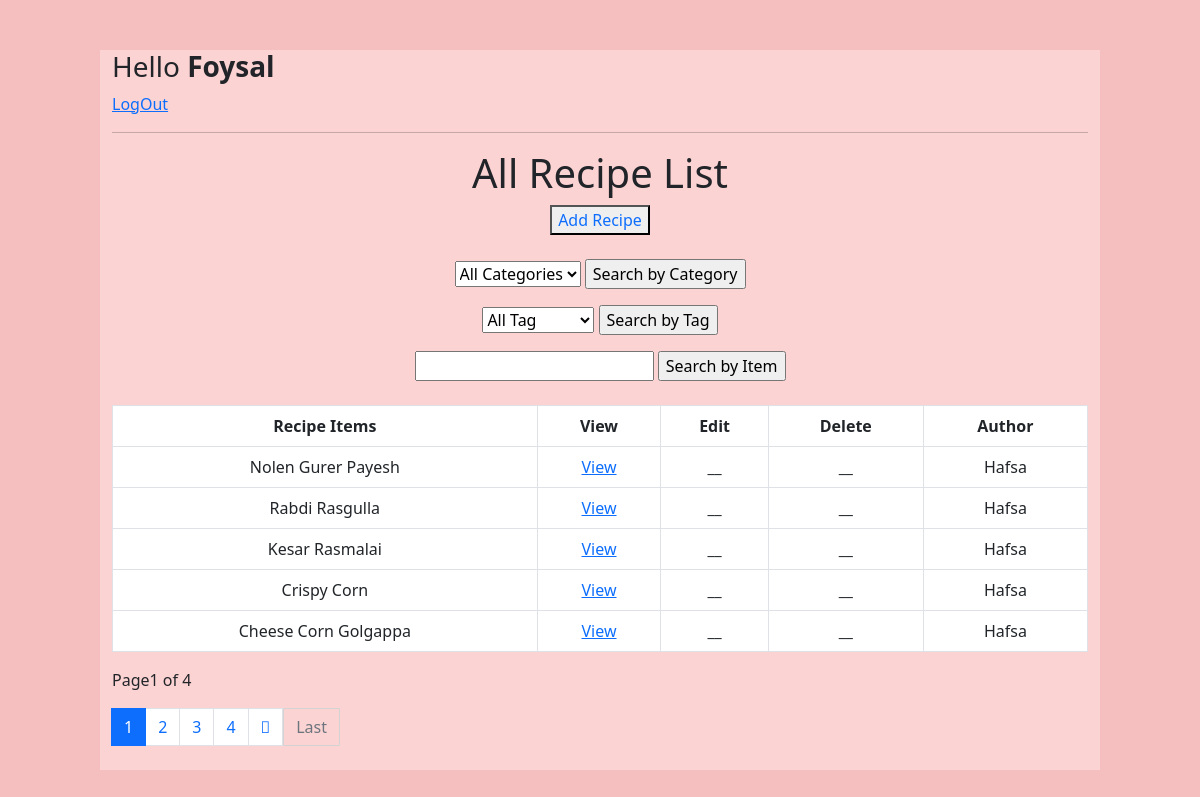
Screenshot of / (signed in) with the database file from the repository.
### DjangoRecipeApp/models.py (models this page shows, shortened)
class RecipeDetails(models.Model):
    user = models.ForeignKey(User, on_delete=models.CASCADE,default=None)
    title = models.CharField(max_length=200)
    category = models.ManyToManyField(Category_Tag)
    description = models.TextField(null=True, blank=True)
    ingredientList = models.TextField(default='Item1')
    introduction = models.TextField(default='Take a bowl.')
    image = models.ImageField(upload_to='images/',null=True,blank=True)
    video = models.FileField(upload_to='videos/', null=True, verbose_name="Video",blank=True)
    createdTime = models.DateTimeField(auto_now_add=True)
    tags = TaggableManager(blank=True)
    class Meta:
        ordering = ['createdTime']

### DjangoRecipeApp/views.py (the view)
# urls.py: path('', Recipe_List.as_view(), name='Recipe_List'),
class Recipe_List(LoginRequiredMixin, ListView):
    model = RecipeDetails
    context_object_name = "Recipes"
    paginate_by = 5
    def get_queryset(self):
        queryset = super().get_queryset()
        search_input = self.request.GET.get('search-area') or ''
        search_category = self.request.GET.get('search-category') or ''
        search_tag = self.request.GET.get('search-tag') or ''
        if search_input:
            queryset = queryset.filter(title__icontains=search_input)
        if search_category:
            queryset = queryset.filter(category__name=search_category)
        if search_tag:
            queryset = queryset.filter(tags__name=search_tag)
        return queryset
    def get_context_data(self, *, object_list=None, **kwargs):
        context = super().get_context_data(**kwargs)
        context['categories'] = Category_Tag.objects.all()
        context['tags'] = Tag.objects.all()
        context['search_input'] = self.request.GET.get('search-area') or ''
        context['search_category'] = self.request.GET.get('search-category') or ''
        context['search_tag'] = self.request.GET.get('search-tag') or ''
        return context

### DjangoRecipeApp/templates/DjangoRecipeApp/recipedetails_list.html (shortened to what this page needs)
<!DOCTYPE html>
<html lang="en">
<head>
</head>
<body>
    {% extends 'DjangoRecipeApp/main.html' %}
    {% block content %}
    <div class="header-bar">
        {% if request.user.is_authenticated %}
        <h3>Hello <strong>{{request.user}}</strong></h3>
        <a href="{% url 'user-logout' %}">LogOut</a>
        {% else %}
             <a href="{% url 'user-login' %}">LogIn</a>
        {%endif%}
    </div>
    <hr>
    <div  style="text-align: center">
        <h1  >All Recipe List</h1>
        <button><a href="{% url 'recipe-create'%}" style="text-decoration: none">Add Recipe</a>
        </button> <br><br>
        <form method="get" >
            <p>
                <select name="search-category">
                    <option value="">All Categories</option>
                </select>
            <input type="submit" value="Search by Category">
            </p>
            <p>
                <select name="search-tag">
                    <option value="">All Tag</option>
                </select>
            <input type="submit" value="Search by Tag">
            </p>
            <input type="text" name="search-area" value="{{search_input}}">
            <input type="submit" value="Search by Item">
        </form>
    </div>
    <br>
     {% if Recipes %}
    <table class="table table-bordered text-center ">
        <tr>
            <th>Recipe Items</th>
            <th>View</th>
            <th>Edit</th>
            <th>Delete</th>
            <th>Author</th>
        </tr>
        {% for x in Recipes %}
            <tr>
                <td>{{x.title}}</td>
                <td><a href="{% url 'Recipe_Details' x.id %}">View</a></td>
                {% if request.user == x.user %}
                    <td><a href="{% url 'recipe-update' x.id %}">Edit</a></td>
                    <td><a href="{% url 'recipe-delete' x.id %}">Delete</a></td>
                {% else %}
                    <td>__</td>
                    <td>__</td>
                {% endif %}
                <td>{{x.user}}</td>
            </tr>
        {% empty %}
        <h3>No items in list</h3>
        {% endfor %}
    </table>
    {% else %}
    <h3>No items in list</h3>
    {% endif %}
    <p>
        Page{{page_obj.number}} of {{page_obj.paginator.num_pages}}
    </p>
    <nav>
        {% if page_obj.has_other_pages %}
        <ul class="pagination">
            {% for i in page_obj.paginator.page_range %}
            {% if page_obj.number == i %}
            <li class="page-item active"><span class="page-link">{{i}}</span></li>
            {% else %}
            <li class="page-item"><a class="page-link" href="?page={{i}}">{{i }}</a></li>
            {% endif %}
            {% endfor %}
            {% if page_obj.has_next %}
            <li class="page-item"><a class="page-link" href="?page={{page_obj.next_page_number}}"><i class="fas fa-angle-double-right"></i></a> </li>
            <a href="?page={{page_obj.paginator.num_pages}}" class="btn btn-outline-secondary mb-4" style="border-radius: 1px; border: 1px solid #d3d3d3">Last</a>
            {% else %}
            <li class="page-item disable"></li>
            {% endif %}
        </ul>
        {% endif %}
    </nav>
    {% endblock content %}

### DjangoRecipeApp/static/myStyle.css (style rules this page uses)
body { background: #f5bfbf; padding: 50px; }

### rows the page displays
RecipeDetails: title "Nolen Gurer Payesh", shows "__", user "Hafsa"
RecipeDetails: title "Rabdi Rasgulla", shows "__", user "Hafsa"
RecipeDetails: title "Kesar Rasmalai", shows "__", user "Hafsa"
RecipeDetails: title "Crispy Corn", shows "__", user "Hafsa"
RecipeDetails: title "Cheese Corn Golgappa", shows "__", user "Hafsa"

### other values shown
{{ request.user }} "Foysal"
{{ page_obj.number }} "1"
{{ page_obj.paginator.num_pages }} "4"
{{ i }} "1"
{{ i }} "2" "3" "4"
